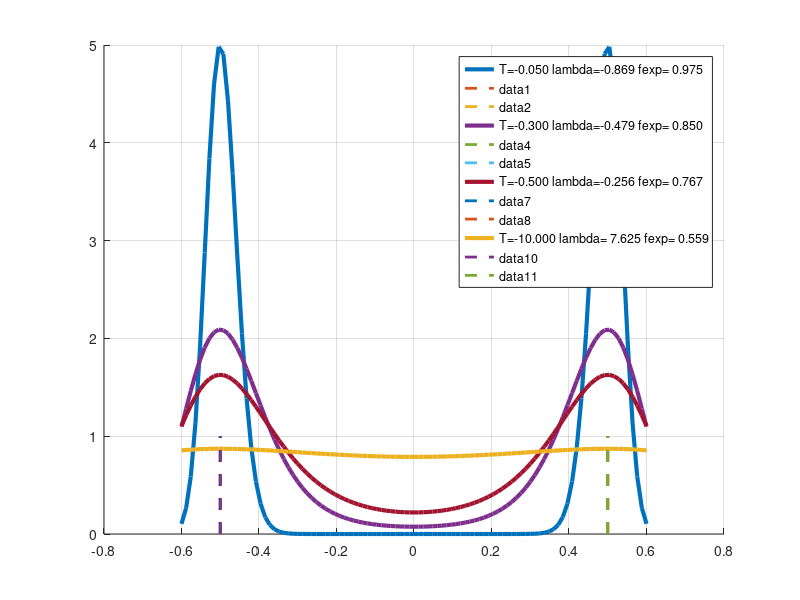

Reproduce this figure in MATLAB.
function dblpeaks

h = figure ;
grid on ;
%V =-[0.01/2, 0.1, 0.3, 0.5, 1, 3, 5, 10]';
V = -[0.05, 0.3, 0.5, 10]';

 for i = 1:size(V)
  T = V(i) ;
  z = quad(@(x)g(x,T), -0.6, 0.6) ;
  lambda = T * ( log(z) - 1) ;
  Intpx = quad(@(x)p(x, lambda, T), -0.6, 0.6) ;
  fexp = quad(@(x)pf(x, lambda, T), -0.6, 0.6) ;
  A(i,:) = [T, lambda, fexp, Intpx]; 

  xx = [-0.6:(1.2/100):0.6];
  yy = p(xx, lambda, T);
  hold on; 
  str = sprintf(";T=%6.3f lambda=%6.3f fexp=%6.3f;", T, lambda, fexp);
  plot(xx,yy,str, "linewidth", 3);
  plot([-0.5, -0.5],[0, 1], "--", "linewidth", 2);
  plot([0.5, 0.5],[0, 1], "--", "linewidth", 2);
 end
 printf("T\tlambda\tfExp\tIntp(x)\n");
A

end

function ans = f(x)  #The function to max/min
    ans = 8 * (1 - 2 * x .* x) .* x .* x ;
end

function ans = g(x, T)
   ans = exp ( - f(x) / T ) ;
end

function ans = p(x, lambda, T)  # The probability dis
   z = 1 + (lambda/T) + f(x)/T ;
   ans = exp (-z) ; 
end

function ans = pf(x, lambda, T) # function to g6.1et expected value
    ans = p(x, lambda, T) * f(x) ;
end

